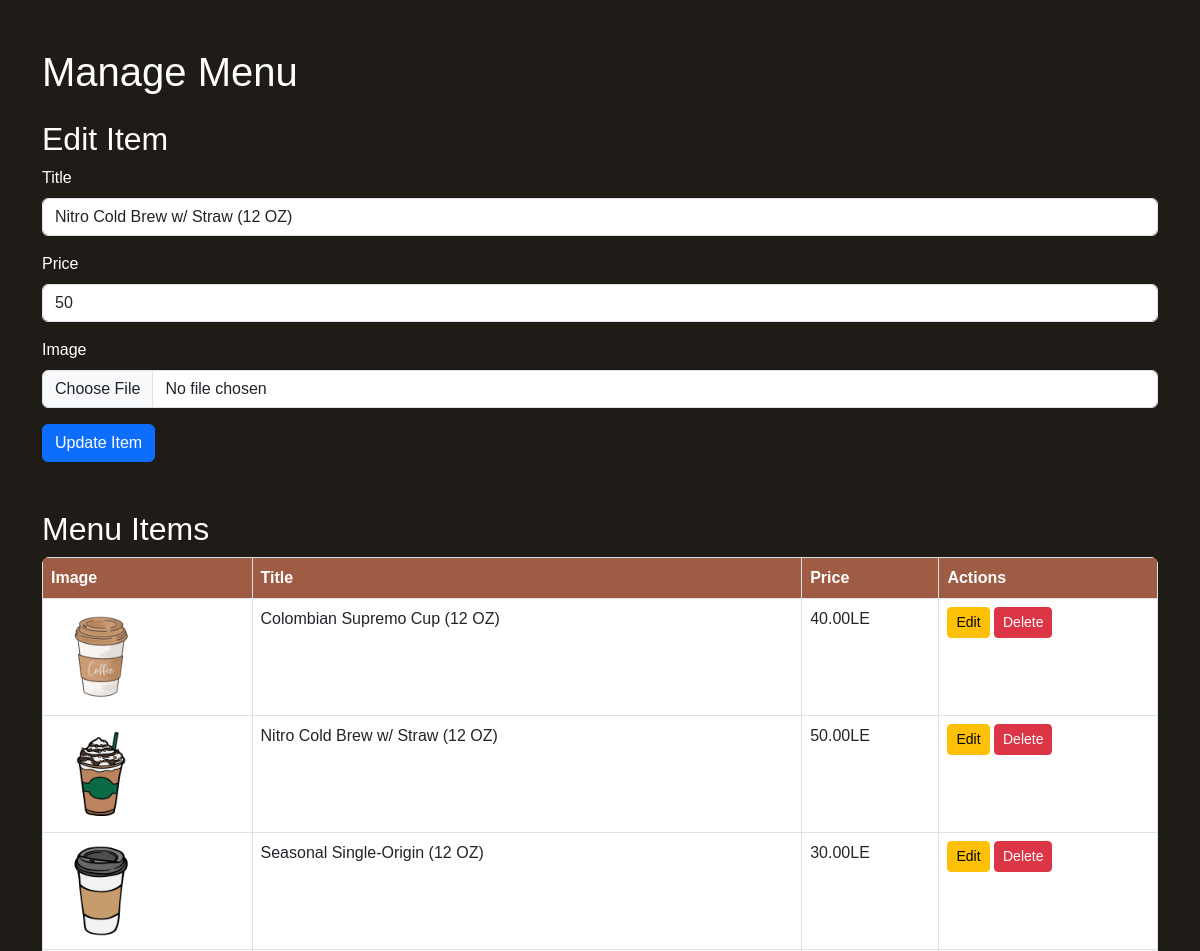
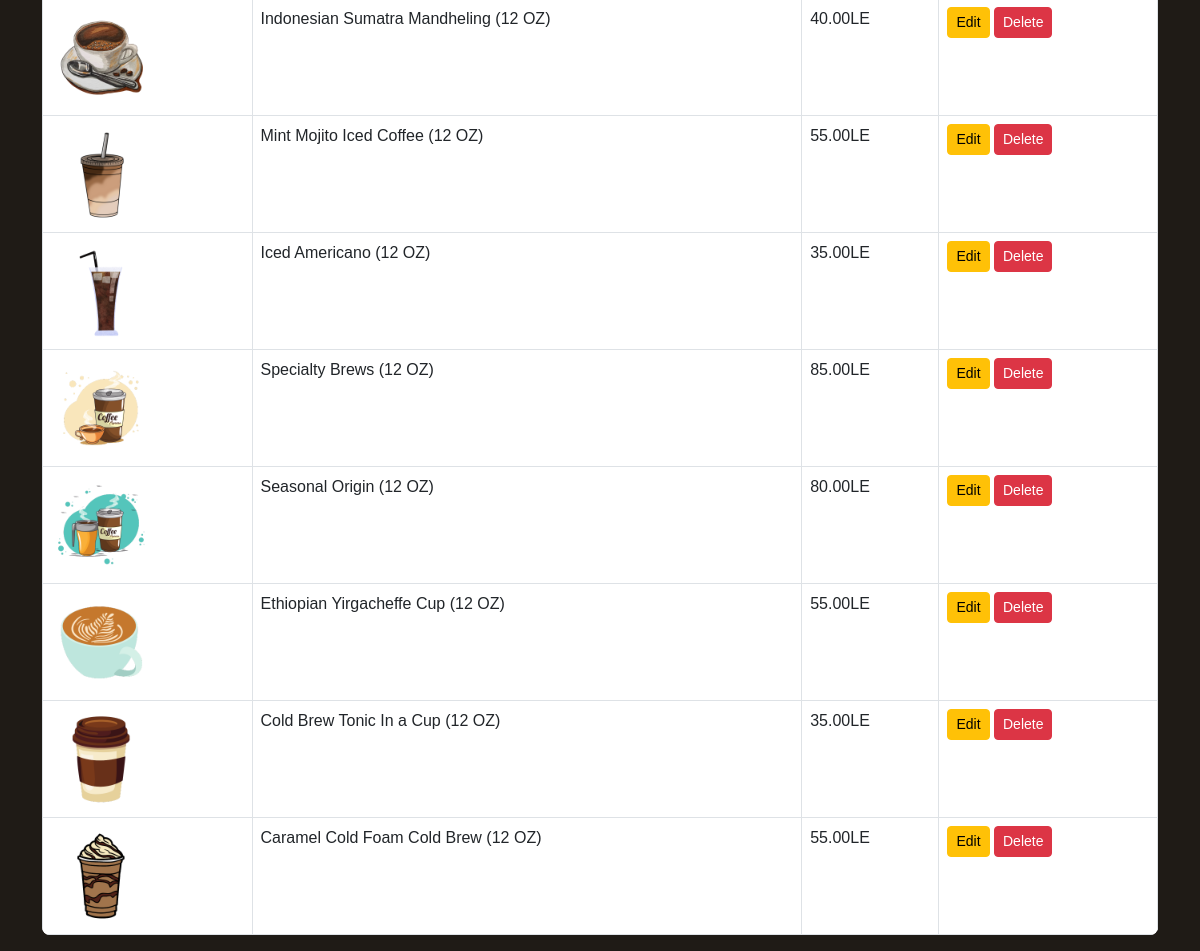
Screenshot of /adminmenu.php?edit=3 with the database file from the repository (2 pictures, top to bottom).
### tables this page shows
CREATE TABLE `menu_items` (
  `id` int(11) NOT NULL,
  `title` varchar(255) NOT NULL,
  `price` int(11) NOT NULL,
  `image_url` varchar(255) NOT NULL
);

### adminmenu.php (the view, shortened to what this page needs)
<?php
$host = 'localhost';
$username = 'root';
$password = '';
$database = 'coffe_shop_reg';
$conn = new mysqli($host, $username, $password, $database);
$editItem = null;
if (isset($_GET['edit'])) {
    $id = intval($_GET['edit']);
    $result = $conn->query("SELECT * FROM menu_items WHERE id = $id");
    $editItem = $result->fetch_assoc();
}
$menuItems = $conn->query("SELECT * FROM menu_items")->fetch_all(MYSQLI_ASSOC);
?>
<!DOCTYPE html>
<html lang="en">
<head>
    <link href="https://cdn.jsdelivr.net/npm/bootstrap@5.3.0-alpha3/dist/css/bootstrap.min.css" rel="stylesheet">
    <link rel="stylesheet" href="./assets/css/adminmenu.css">
</head>
<body>
    <div class="container mt-5">
        <h1>Manage Menu</h1>
        <div class="mt-4">
            <h2><?php echo isset($editItem) ? 'Edit Item' : 'Add New Item'; ?></h2>
            <form action="adminmenu.php" method="POST" enctype="multipart/form-data">
                <div class="mb-3">
                    <label for="title" class="form-label">Title</label>
                    <input type="text" class="form-control" id="title" name="title" required value="<?php echo htmlspecialchars($editItem['title'] ?? ''); ?>">
                </div>
                <div class="mb-3">
                    <label for="price" class="form-label">Price</label>
                    <input type="number" class="form-control" id="price" name="price" required value="<?php echo htmlspecialchars($editItem['price'] ?? ''); ?>">
                </div>
                <div class="mb-3">
                    <label for="image" class="form-label">Image</label>
                    <input type="file" class="form-control" id="image" name="image">
                </div>
                <button type="submit" name="<?php echo isset($editItem) ? 'update_item' : 'add_item'; ?>" class="btn btn-primary">
                    <?php echo isset($editItem) ? 'Update Item' : 'Add Item'; ?>
                </button>
            </form>
        </div>
        <div class="mt-5">
            <h2>Menu Items</h2>
            <table class="table table-bordered">
                <thead>
                    <tr>
                        <th>Image</th>
                        <th>Title</th>
                        <th>Price</th>
                        <th>Actions</th>
                    </tr>
                </thead>
                <tbody>
                    <?php foreach ($menuItems as $item): ?>
                        <tr>
                            <td><img src="<?php echo $item['image_url']; ?>" alt="Menu Item" width="100"></td>
                            <td><?php echo htmlspecialchars($item['title']); ?></td>
                            <td><?php echo number_format($item['price'], 2); ?>LE</td>
                            <td>
                                <a href="adminmenu.php?edit=<?php echo $item['id']; ?>" class="btn btn-warning btn-sm">Edit</a>
                                <a href="adminmenu.php?delete=<?php echo $item['id']; ?>" class="btn btn-danger btn-sm" onclick="return confirm('Are you sure?')">Delete</a>
                            </td>
                        </tr>
                    <?php endforeach; ?>
                </tbody>
            </table>
        </div>
    </div>
</body>
</html>

### assets/css/adminmenu.css (style rules this page uses)
:root { --coffee: #9F5C44; --dark-coffee: #7A4330; --light-coffee: #B56E51; --mocha: #644C2C; --bg-dark: #1F1B16; --text-light: #ffffff; --text-dark: #13131A; }
body { background-color: var(--bg-dark); color: var(--text-light); font-family: Arial, sans-serif; }
.table { background-color: var(--text-light); color: var(--text-dark); border-radius: 8px; overflow: hidden; }
.table th { background-color: var(--coffee); color: var(--text-light); }

### rows the page displays
menu_items: title "Nitro Cold Brew w/ Straw (12 OZ)", price "50", image_url (picture), price "50.00"
menu_items: image_url (picture), title "Colombian Supremo Cup (12 OZ)", price "40.00"
menu_items: image_url (picture), title "Seasonal Single-Origin (12 OZ)", price "30.00"
menu_items: image_url (picture), title "Indonesian Sumatra Mandheling (12 OZ)", price "40.00"
menu_items: image_url (picture), title "Mint Mojito Iced Coffee (12 OZ)", price "55.00"
menu_items: image_url (picture), title "Iced Americano (12 OZ)", price "35.00"
menu_items: image_url (picture), title "Specialty Brews (12 OZ)", price "85.00"
menu_items: image_url (picture), title "Seasonal Origin (12 OZ)", price "80.00"
menu_items: image_url (picture), title "Ethiopian Yirgacheffe Cup (12 OZ)", price "55.00"
menu_items: image_url (picture), title "Cold Brew Tonic In a Cup (12 OZ)", price "35.00"
menu_items: image_url (picture), title "Caramel Cold Foam Cold Brew (12 OZ)", price "55.00"
